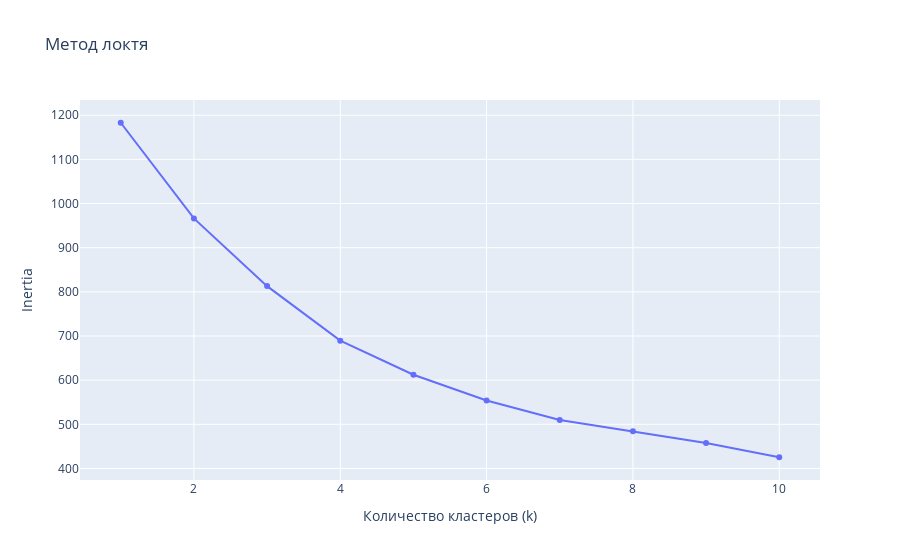

The cell this chart's notebook holds for it:
### Markdown cell above
## Метод локтя для поиска оптимального k

### Code cell
from sklearn.cluster import KMeans

inertias = []
k_range = range(1, 11)

for k in k_range:
    kmeans = KMeans(n_clusters=k, init="k-means++", random_state=42, n_init=10)
    kmeans.fit(X)
    inertias.append(kmeans.inertia_)


fig = go.Figure()
fig.add_trace(
    go.Scatter(
        x=list(k_range), y=inertias, mode="lines+markers", name="Inertia"
    )
)
fig.update_layout(
    title="Метод локтя",
    xaxis_title="Количество кластеров (k)",
    yaxis_title="Inertia",
)
fig.show()

### Figure 1 — Plotly figure (JSON) as saved in the notebook; plotly's stock layout.template omitted (floating-point values rounded to 4 significant figures)
{"data": [{"mode": "lines+markers", "name": "Inertia", "type": "scatter", "x": [1, 2, 3, 4, 5, 6, 7, 8, 9, 10], "y": [1183, 966.3, 813.0, 689.5, 612.2, 553.8, 509.8, 484.1, 457.4, 425.4]}], "layout": {"title": {"text": "Метод локтя"}, "xaxis": {"title": {"text": "Количество кластеров (k)"}}, "yaxis": {"title": {"text": "Inertia"}}}}
